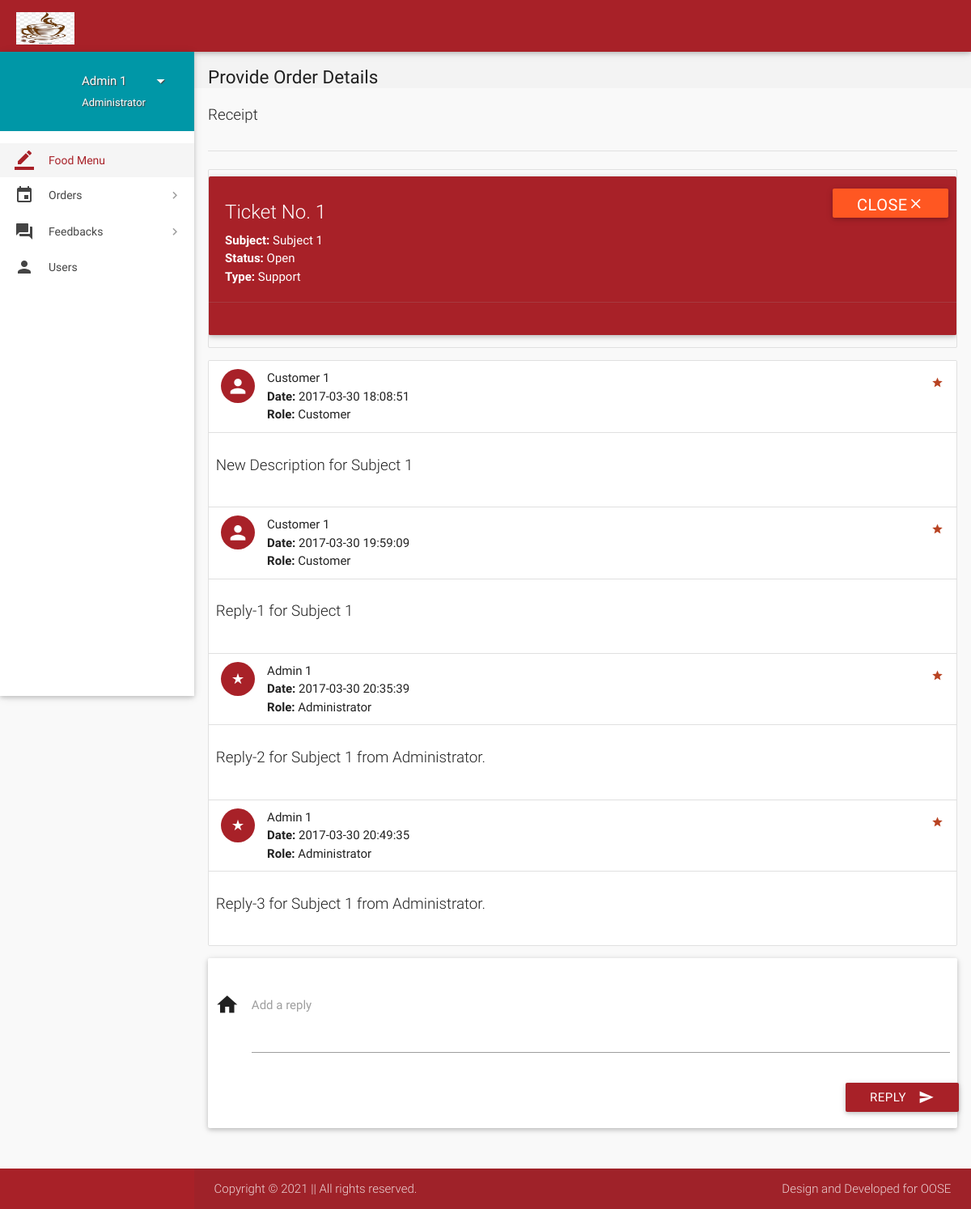
Screenshot of /user/view-ticket-admin.php?id=1 (signed in) with the database file from the repository.
### tables this page shows
CREATE TABLE `tickets` (
  `id` int(11) NOT NULL,
  `poster_id` int(11) NOT NULL,
  `subject` varchar(100) NOT NULL,
  `description` varchar(3000) NOT NULL,
  `status` varchar(8) NOT NULL DEFAULT 'Open',
  `type` varchar(30) NOT NULL DEFAULT 'Others',
  `date` datetime NOT NULL DEFAULT current_timestamp(),
  `deleted` tinyint(4) NOT NULL DEFAULT 0
);

CREATE TABLE `ticket_details` (
  `id` int(11) NOT NULL,
  `ticket_id` int(11) NOT NULL,
  `user_id` int(11) NOT NULL,
  `description` varchar(1000) NOT NULL,
  `date` datetime NOT NULL DEFAULT current_timestamp()
);

CREATE TABLE `users` (
  `id` int(11) NOT NULL,
  `role` varchar(15) NOT NULL DEFAULT 'Customer',
  `name` varchar(15) NOT NULL,
  `username` varchar(100) NOT NULL,
  `password` varchar(16) NOT NULL,
  `email` varchar(35) DEFAULT NULL,
  `address` varchar(300) DEFAULT NULL,
  `contact` bigint(11) NOT NULL,
  `verified` tinyint(1) NOT NULL DEFAULT 0,
  `deleted` tinyint(4) NOT NULL DEFAULT 0
);

### user/view-ticket-admin.php (the view, shortened to what this page needs)
<?php
include "includes/admin_header.php";
$continue = 0;
if ($_SESSION['admin_sid'] == session_id()) {
    $ticket_id = $_GET['id'];
    $sql1 = "SELECT * FROM tickets WHERE id = $ticket_id;";
    if (mysqli_num_rows(mysqli_query($con, $sql1)) > 0) {
        $row = $con->query($sql1)->fetch_assoc();
        $type = $row['type'];
        $subject = $row['subject'];
        $status = $row['status'];
        $continue = 1;
    } else {
        $continue = 0;
    }
}
if ($continue) {
    ?>
<section id="content">
    <div id="breadcrumbs-wrapper">
        <div class="container">
            <div class="row">
                <div class="col s12 m12 l12">
                    <h5 class="breadcrumbs-title">Provide Order Details</h5>
                </div>
            </div>
        </div>
    </div>
    <div class="container">
        <p class="caption">Receipt</p>
        <div class="divider"></div>
        <div class="section">
            <?php
echo '<ul id="task-card" class="collection with-header">
									<div id="card-alert" class="card cyan">
										<div class="card-content white-text">
										<span class="card-title white-text darken-1">Ticket No. ' . $ticket_id . '</span>
										<p><strong>Subject: </strong>' . $subject . '</p>
										<p><strong>Status: </strong>' . $status . '</p>
										<p><strong>Type: </strong>' . $type . '</p>
										</div>
										<div class="card-action cyan">
										<form method="post" action="routers/ticket-status.php">
										<input type="hidden" name="ticket_id" value="' . $ticket_id . '">
										<input type="hidden" name="status" value="' . ($status != 'Closed' ? 'Closed' : 'Open') . '">
										<button class="waves-effect waves-light deep-orange btn white-text" type="submit" name="action">'
        . ($status != 'Closed' ? 'Close<i class="mdi-navigation-close"></i>' : 'Reopen<i class="mdi-navigation-check"></i>') . '
										</button>
										</form>
										</div>
									</div>
                                </ul>';
    echo '<ul id="issues-collection" class="collection">';
    $sql1 = mysqli_query($con, "SELECT * from ticket_details WHERE ticket_id = $ticket_id;");
    while ($row1 = mysqli_fetch_array($sql1)) {
        $sql2 = "SELECT * FROM users WHERE id = " . $row1['user_id'] . ";";
        if (mysqli_num_rows(mysqli_query($con, $sql2)) > 0) {
            $row2 = $con->query($sql2)->fetch_assoc();
            $name = $row2['name'];
            $role1 = $row2['role'];
        }
        echo '
								  <li class="collection-item avatar">
									  <i class="' . ($role1 == 'Administrator' ? 'mdi-action-star-rate' : 'mdi-social-person') . ' cyan circle"></i>
									  <span class="collection-header"> ' . $name . '</span>
									  <p><strong>Date:</strong> ' . $row1['date'] . '</p>
									  <p><strong>Role:</strong> ' . $role1 . '</p>
									  <a href="#" class="secondary-content">
									  <i class="mdi-action-grade"></i></a>
								  </li>
								  <li class="collection-item">
									  <div class="row">
									  <p class="caption">' . $row1['description'] . '</p>
									  </div>
									  </li>';
    }
    echo '</ul>';
    if ($status != 'Closed') {
        echo '
							  <div class="card-panel">
                  <div class="row">
                    <form class="formValidate" id="formValidate" method="post" action="handlers/ticket-message.php" novalidate="novalidate" class="col s12">
                      <div class="row">
					  <input type="hidden" name="role" value="' . $role . '">
					  <input type="hidden" name="ticket_id" value="' . $ticket_id . '">
                        <div class="input-field col s12">
                          <i class="mdi-action-home prefix"></i>
                          <textarea name="message" id="message" class="materialize-textarea validate" data-error=".errorTxt1"></textarea>
                          <label for="message" class="">Add a reply</label>
						  <div class="errorTxt1"></div>
                        </div>
                        <div class="row">
                          <div class="input-field col s12">
                            <button class="btn cyan waves-effect waves-light right" type="submit" name="action">Reply
                              <i class="mdi-content-send right"></i>
                            </button>
                          </div>
                        </div>
                      </div>
                    </form>
                  </div>
                </div>';
    }
    ?>
        </div>
    </div>
    </div>
    </div>
<?php
include "includes/admin_footer.php";
    ?>
</body>
</html>
<?php
}
?>

### user/includes/admin_header.php (shortened to what this page needs)
<?php
if ($_SESSION['admin_sid'] == session_id()) {$name = $_SESSION['name'];
    $role = $_SESSION['role'];
}
?>
<!DOCTYPE html>
<html lang="en">
<head>
    <link href="vendor/css/materialize.min.css" type="text/css" rel="stylesheet" media="screen,projection">
    <link href="vendor/css/style.min.css" type="text/css" rel="stylesheet" media="screen,projection">
    <link href="vendor/css/custom/custom.min.css" type="text/css" rel="stylesheet" media="screen,projection">
    <link href="vendor/js/plugins/perfect-scrollbar/perfect-scrollbar.css" type="text/css" rel="stylesheet"
        media="screen,projection">
    <link href="vendor/js/plugins/data-tables/css/jquery.dataTables.min.css" type="text/css" rel="stylesheet"
        media="screen,projection">
</head>
<body>
    <header id="header" class="page-topbar">
        <div class="navbar-fixed">
            <nav class="navbar-color">
                <div class="nav-wrapper">
                    <ul class="left">
                        <li>
                            <h1 class="logo-wrapper"><a href="index.php" class="brand-logo darken-1"><img
                                        src="../vendor/images/logo.jpg" height="40" alt="logo"></a> </h1>
                        </li>
                    </ul>
                </div>
            </nav>
        </div>
    </header>
    <div id="main">
        <div class="wrapper">
            <aside id="left-sidebar-nav">
                <ul id="slide-out" class="side-nav fixed leftside-navigation">
                    <li class="user-details cyan darken-2">
                        <div class="row">
                            <div class="col col s4 m4 l4">
                            </div>
                            <div class="col col s8 m8 l8">
                                <a class="btn-flat dropdown-button waves-effect waves-light white-text profile-btn"
                                    href="#" data-activates="profile-dropdown"><?php echo $name; ?> <i
                                        class="mdi-navigation-arrow-drop-down right"></i></a>
                                <p class="user-roal"><?php echo $role; ?></p>
                            </div>
                        </div>
                    </li>
                    <li class="bold active"><a href="index.php" class="waves-effect waves-cyan"><i
                                class="mdi-editor-border-color"></i> Food Menu</a>
                    </li>
                    <li class="no-padding">
                        <ul class="collapsible collapsible-accordion">
                            <li class="bold"><a class="collapsible-header waves-effect waves-cyan"><i
                                        class="mdi-editor-insert-invitation"></i> Orders</a>
                            </li>
                        </ul>
                    </li>
                    <li class="no-padding">
                        <ul class="collapsible collapsible-accordion">
                            <li class="bold"><a class="collapsible-header waves-effect waves-cyan"><i
                                        class="mdi-action-question-answer"></i> Feedbacks</a>
                            </li>
                        </ul>
                    </li>
                    <li class="bold"><a href="users.php" class="waves-effect waves-cyan"><i
                                class="mdi-social-person"></i> Users</a>
                    </li>
                </ul>
            </aside>

### user/includes/admin_footer.php (shortened to what this page needs)
<footer class="page-footer">
    <div class="footer-copyright">
        <div class="container">
            <span>Copyright © 2021 || All rights reserved.</span>
            <span class="right"> Design and Developed for OOSE</span>
        </div>
    </div>
</footer>

### rows the page displays
tickets: subject "Subject 1", status "Open", type "Support"
ticket_details: user.name "Customer 1", date "2017-03-30 18:08:51", user.role "Customer", description "New Description for Subject 1"
ticket_details: user.name "Customer 1", date "2017-03-30 19:59:09", user.role "Customer", description "Reply-1 for Subject 1"
ticket_details: user.name "Admin 1", date "2017-03-30 20:35:39", user.role "Administrator", description "Reply-2 for Subject 1 from Administrator."
ticket_details: user.name "Admin 1", date "2017-03-30 20:49:35", user.role "Administrator", description "Reply-3 for Subject 1 from Administrator."

### other values shown
$name "Admin 1"
$role "Administrator"
$ticket_id "1"
